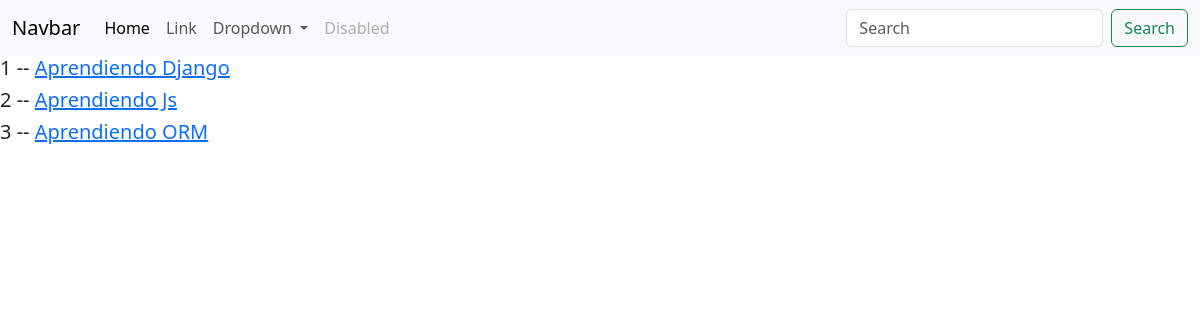
The page / on the database its author committed.
### blog/models.py (models this page shows, shortened)
class Room(models.Model):
    host = models.ForeignKey(User, models.SET_NULL, null=True)
    topic = models.ForeignKey(Topic, on_delete=models.SET_NULL, null=True)
    name = models.CharField(max_length=200)
    description = models.TextField(null=True, blank=True)
    update = models.DateTimeField(auto_now=True)
    created = models.DateTimeField(auto_now_add=True)

### blog/views.py (the view)
# urls.py: path('', views.index, name="home"),
def index(request):
    rooms = Room.objects.all()
    context = {'rooms': rooms}
    return render(request,"index.html", context)

### blog/templates/index.html (shortened to what this page needs)
{% extends 'layout.html' %}
{%block main %}
    {% for room in rooms %}
        <div>
            <h5>{{room.id}} -- <a href="{% url 'room' room.id %}">{{room.name}}</a></h5>
        </div>
    {% endfor %}
{%endblock%}

### rows shown on the page
Room: id "1", name "Aprendiendo Django"
Room: id "2", name "Aprendiendo Js"
Room: id "3", name "Aprendiendo ORM"
